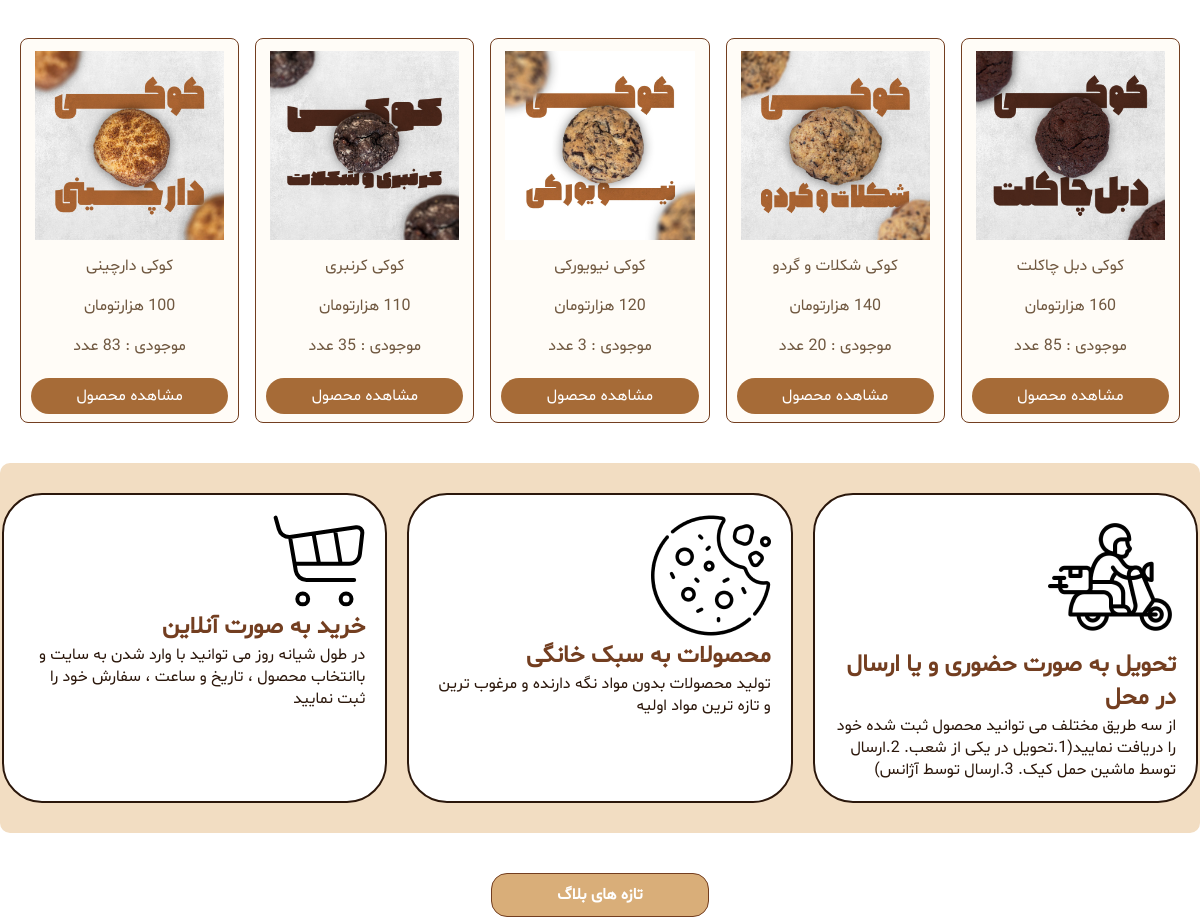
Before: / (middle part) with the older database file.
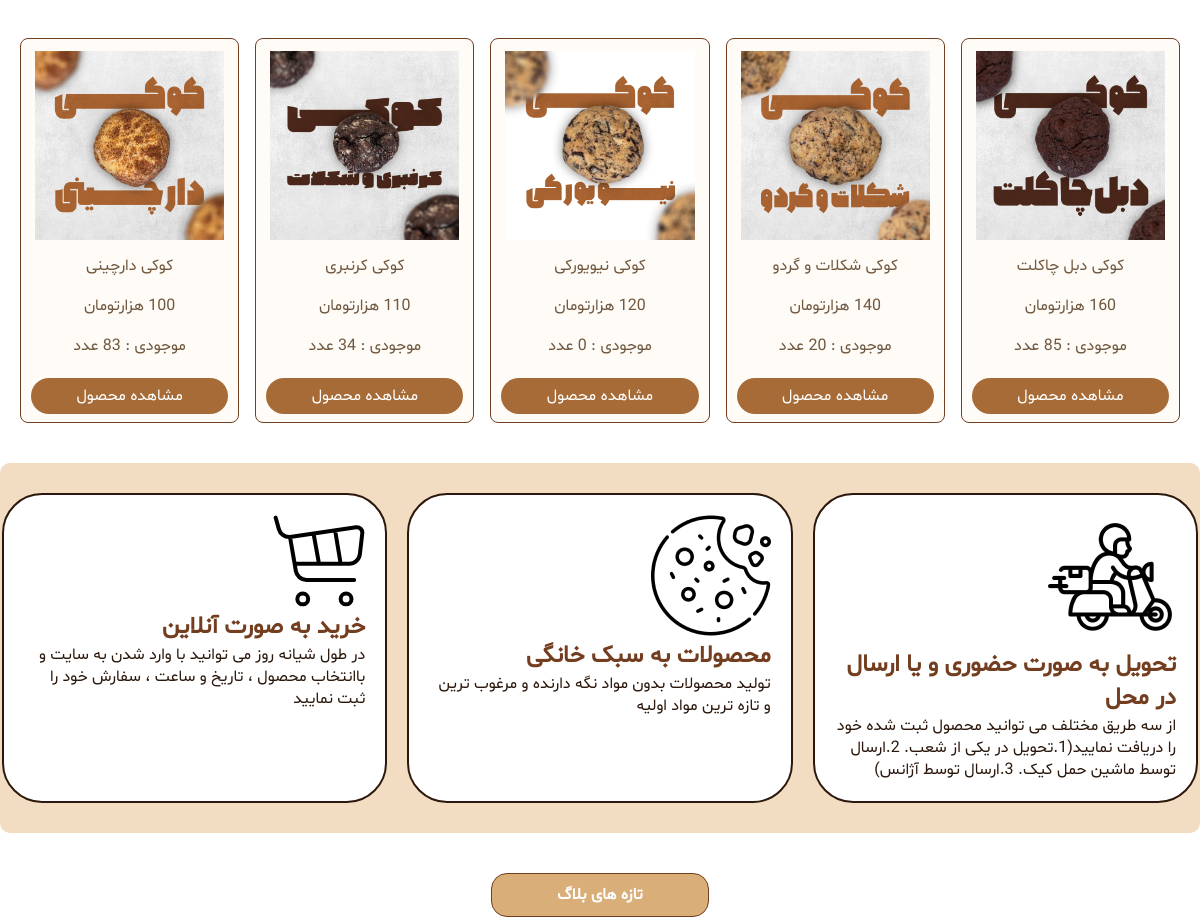
After: the same page with the newer database file.
### shop/models.py (models this page shows, shortened)
class Product(models.Model):
    name = models.CharField(max_length=100)
    price = models.PositiveIntegerField()
    quantity = models.PositiveIntegerField()
    image = models.ImageField(upload_to='images', null=True, blank=True)  # Image field added
    ingredient= models.CharField(max_length=500,null=True, blank=True)
    description=models.CharField(max_length=1000,null=True, blank=True)

### shop/views.py (the view)
# urls.py: path('', views.home, name='home'),
def home(request):
    products = Product.objects.all()
    return render(request, 'shop/home.html', {'products': products})

### shop/templates/shop/home.html (shortened to what this page needs)
{% load static %}
<!DOCTYPE html>
<html lang="fa">
<head>
    <link rel="stylesheet" href="{% static 'FirstPage.css' %}">
</head>
<body>
<main>
    <div class="container"><h6 class="card">محصولات</h6></div>
    <section class="newestProduct">
        {% for product in products %}
        <div class="cookies">
           {% if product.image %}
                <img class="cookieD" src="{{ product.image.url }}" width="125px" height="139px" style="border-radius: 3px;" />
            {% else %}
                <img class="cookieD" src="{% static 'Pictures/cookie.png' %}" width="125px" height="139px" style="border-radius: 3px;" />
            {% endif %}
            <h6 class="ProductTitle">{{ product.name }}</h6>
            <h6 class="ProductTitle">{{ product.price }} هزارتومان</h6>
            <h6 class="ProductTitle2"> موجودی : {{ product.quantity }} عدد</h6>
            <a href="{% url 'buy_product' product.id %}" class="btn btn-primary" style="margin-top: 10px;">مشاهده محصول</a>
        </div>
        {% endfor %}
    </section>
    <section class="product-info">
        <div class="info-box">
            <img src="{% static 'Pictures/vector.svg' %}"/>
            <h2 class="ItemTitle" >خرید به صورت آنلاین</h2>
            <p class="ItemText">در طول شیانه روز می توانید با وارد شدن به سایت و باانتخاب محصول ، تاریخ و ساعت ، سفارش خود را ثبت نمایید</p>
        </div>
        <div class="info-box">
            <img src="{% static 'Pictures/Frame 31.png' %}"/>
            <h2 class="ItemTitle">محصولات به سبک خانگی</h2>
            <p class="ItemText">تولید محصولات بدون مواد نگه دارنده و مرغوب ترین و تازه ترین مواد اولیه</p>
        </div>
        <div class="info-box">
            <img src="{% static 'Pictures/Fast Delivery free icons designed by Irvan Kurnianto 1.png' %}"/>
            <h2 class="ItemTitle">تحویل به صورت حضوری  و یا ارسال در محل</h2>
            <p class="ItemText">از سه طریق مختلف می توانید محصول ثبت شده خود را دریافت نمایید(1.تحویل در یکی از شعب. 2.ارسال توسط ماشین حمل کیک. 3.ارسال توسط آژانس)</p>
        </div>
    </section>
</main>
<div class="container"><h6 class="card">تازه های بلاگ</h6></div>
</body>
</html>

### statics/FirstPage.css (style rules this page uses)
* { margin: 0; padding: 0; box-sizing: border-box; }
.card { display: flex; flex-direction: column; flex-direction: column; font-size: 16px; font-family: 'Shabnam'; color: white; text-align:center; justify-content: center; width: 218px; height: 44px; padding: 8px 24px; border: 0.5px solid #733E20 ; border-radius: 16px; background-color:#d9ae79 ; }
.container { display: flex; justify-content: center; align-items: center; padding: 40px 40px; }
.cookies { display: grid; padding: 8px 10px; gap: 4px; row-gap: 4px; background-color: #FFFCF7; border-radius: 8px; text-align: center; border: 1.5px solid #733E20; }
.cookieD { width: 100%; height: auto; object-fit: contain; padding: 4px; }
.cookies > .btn-primary { font-size: 16px; font-family: 'Shabnam'; font-style: normal; text-align: center; color: white; line-height: 28px; background-color: #A66B37; padding: 4px; border-radius: 24px; text-decoration:none }
.ProductTitle { direction: rtl; font-family: 'Shabnam'; font-size: 16px; font-style: normal; text-align: center; font-weight: 400; line-height: 28px; color: #705840; padding: 4px; }
.ProductTitle2 { font-family: 'Shabnam'; font-size: 16px; font-style: normal; text-align: center; font-weight: 400; line-height: 28px; color: #705840; padding: 4px; }
.newestProduct { display: grid; grid-template-columns: repeat(auto-fit, minmax(150px, 1fr)); gap: 16px; row-gap: 16px; margin-left: 20px; margin-right: 20px; }
.product-info { display: grid; grid-template-columns: repeat(auto-fit, minmax(300px, 1fr)); gap: 20px; align-items: center; justify-items: center; padding: 30px 2px; background-color: #F2DDC2; border-radius: 10px; margin-top: 40px; }
.info-box { background-color: white; width: 100%; height: 100%; max-width: 400px; border-radius: 40px; padding: 20px; border: 2px solid #2B170B; text-align: right; }
.ItemTitle { font-family: 'Shabnam'; font-size: 24px; color: #733E20; }
.ItemText { font-family: 'Shabnam'; font-size: 16px; color:#2B170B; }

Changed rows visible on the page:
changed Product "کوکی کرنبری": quantity "35" → "34"
